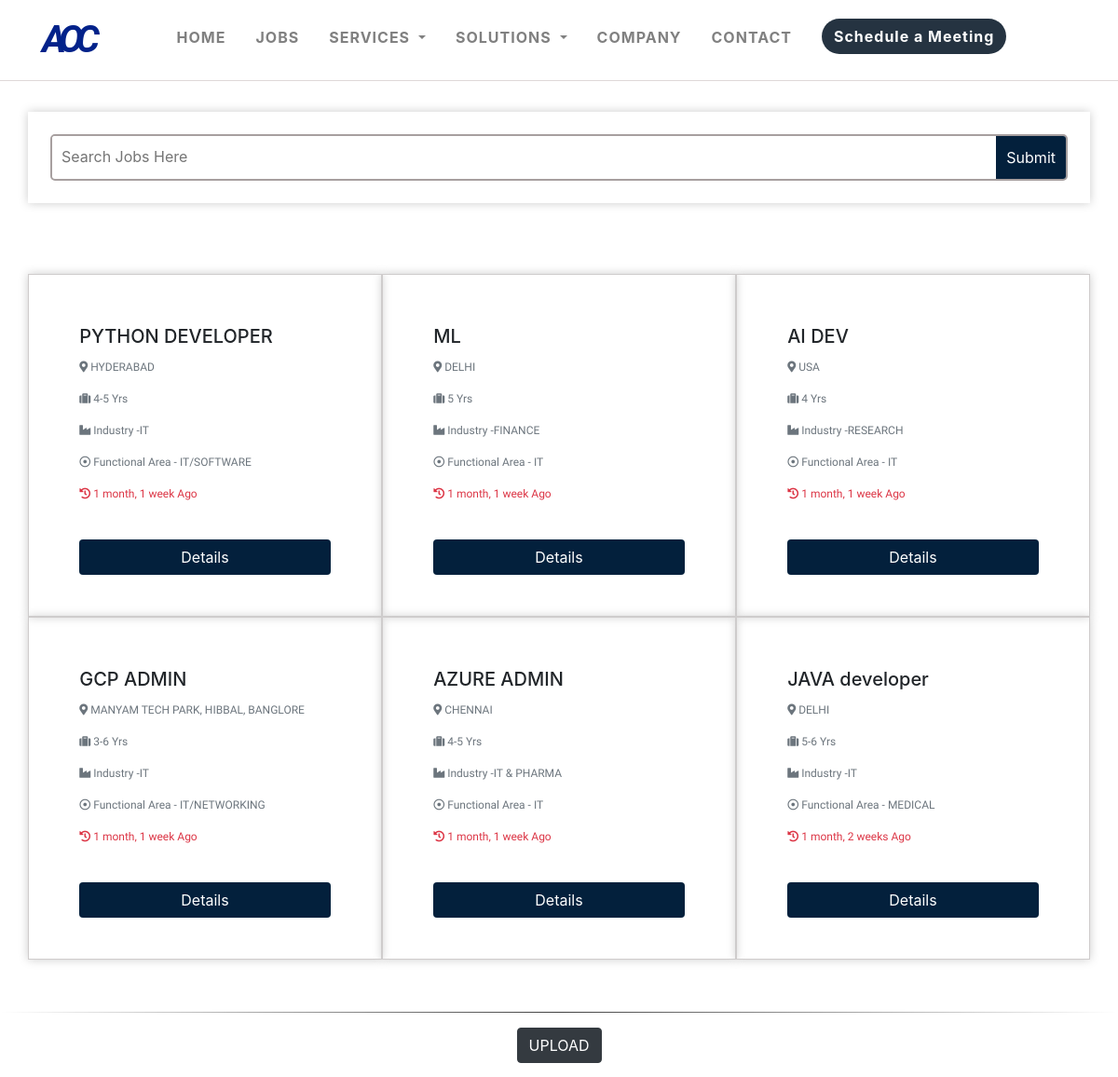
Before: /Jobs-List (upper part) with the older database file.
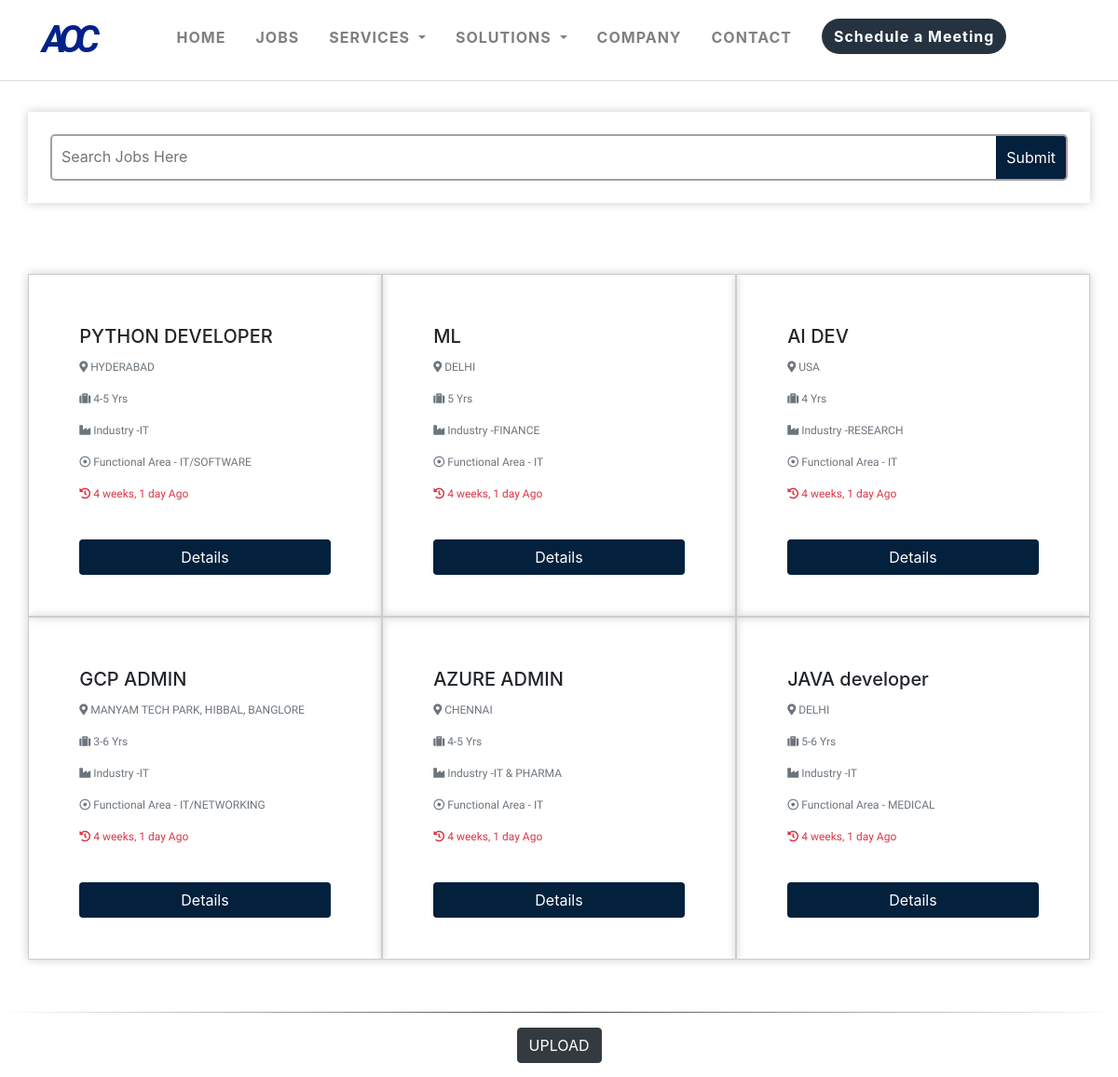
After: the same page with the newer database file.
### JobsApp/models.py (models this page shows)
class Job_Upload(models.Model):
    Designation = models.CharField(max_length = 250)
    Education   = models.CharField(max_length = 250,default = 'UG/PG')
    Location    = models.CharField(max_length = 250)
    Client_Name = models.CharField(max_length = 250)
    Functional_Area = models.CharField(max_length = 250)
    Industry    = models.CharField(max_length = 250)
    Experience  = models.CharField(max_length = 250)
    Job_Description = models.TextField()
    Job_Description1 = models.TextField(default='')
    Job_Description2 = models.TextField(default='')
    Job_Description3 = models.TextField(default='')
    Rate_Card   = models.CharField(max_length = 250)
    Salary_LPA  = models.CharField(max_length = 250)
    Notice_Period = models.CharField(max_length = 250)
    Openings    = models.CharField(max_length = 250,default=1)
    Role        = models.CharField(max_length = 250,default='')
    Freelancing = models.CharField(max_length = 250,default='No')
    Skill_Set       = models.CharField(max_length = 250,default=' ')
    Offer_Type        = models.CharField(max_length = 250,default=' ')
    Job_Skills_1    = models.TextField(default='')
    Job_Skills_2    = models.TextField(default='')
    Job_Skills_3    = models.TextField(default='')
    Job_Skills_4    = models.TextField(default='')
    About_Company_1 = models.TextField(default='')
    About_Company_2 = models.TextField(default='')
    About_Company_3 = models.TextField(default='')
    Required_Skills_1 = models.TextField(default='')
    Required_Skills_2 = models.TextField(default='')
    Required_Skills_3 = models.TextField(default='')
    Required_Skills_4 = models.TextField(default='')
    Posted_On    = models.DateTimeField(default=timezone.now)

### JobsApp/views.py (the view, shortened to what this page needs)
# urls.py: path('Jobs-List',views.JobsListView, name ='Jobs_List'),
def JobsListView(request):
    template = 'JobsApp/All_JobsList.html'
    JobList  = Job_Upload.objects.all().order_by('-id')
    query    = request.GET.get('q',default=' ') #added default for preventing the None Error when Joblisting PAGE TRIGGERED
    if query:
        JobList = Job_Upload.objects.filter(
            Q(Designation__icontains = query.strip())
        ).order_by('-id')
    if not Job_Upload.objects.filter(Designation__icontains = query).exists():
        messages.warning(request,'Your Searhed Result Not Found..')
    if query == '':
        messages.warning(request,'Please Enter Which Job You Are Searching For...')
    today = datetime.datetime.today()
    Aocinc_admin = 'admin4aocinc'
    Aocinc_passwd = 'jobs@aocinc'
    context  = {
        'JobList':JobList,
        'today':today,
    }
    return render(request, template, context)

### JobsApp/templates/JobsApp/All_JobsList.html (shortened to what this page needs)
{% extends 'Aoc_Business_LandingApp/base.html' %}
{% load static %}
{% load crispy_forms_tags %}
{% load CountDays %}
{% block content %}
<br><br><br><br><br>
<div class="container" id="course-container">
    <div class="course-search">
        <form class="search-form">
            <input type="text" placeholder="Search Jobs Here" name='q'>
            <input type="submit" value="Submit">
        </form>
    </div>
</div>
<div class="container py-3">
    <div class="row">
        {% for p in JobList %}
        <div class="col-sm-12 col-md-6 col-lg-4 pb-4" id="jobCard">
            <div class="card h-100" style="border:none">
                <div class="card-body">
                    <h5 class="card-title">{{ p.Designation }}</h5>
                    <p class="card-text text-muted" style="font-size:12px"> <i class="fas fa-map-marker-alt"></i> {{ p.Location }}</p>
                    <p class="card-text text-muted" style="font-size:12px"> <i class="fas fa-suitcase"></i> {{ p.Experience }} Yrs</p>
                    <p class="card-text text-muted" style="font-size:12px"> <i class="fas fa-industry"></i> Industry -{{ p.Industry}} </p>
                    <p class="card-text text-muted" style="font-size:12px"> <i class="far fa-dot-circle"></i> Functional Area - {{ p.Functional_Area}} </p>
                    <p class="card-text text-danger" style="font-size:12px;"> <i class="fas fa-history"></i> {{ p.Posted_On |timesince }} Ago  </p>
                    <br>
                    <div class="d-flex justify-content-center">
                        <a id="DetailBtn" href="JobDetial/{{ p.id }}" class="btn btn btn-block"> Details</a>
                    </div>
                </div>
            </div>
        </div>
        {% endfor %}
    </div>
</div>
<br>
<hr id="JobListAfter">
<div class="d-flex justify-content-center">
<button type="button" class="btn btn-dark" data-toggle="modal" data-target="#exampleModal">
    UPLOAD
  </button>
</div>
<br><br><br><br><br><br>
{% include 'Aoc_Business_LandingApp/footer.html' %}
{% endblock %}

Changed rows visible on the page:
changed Job_Upload "PYTHON DEVELOPER": Posted_On "1 month, 1 week" → "4 weeks, 1 day"
changed Job_Upload "ML": Posted_On "1 month, 1 week" → "4 weeks, 1 day"
changed Job_Upload "AI DEV": Posted_On "1 month, 1 week" → "4 weeks, 1 day"
changed Job_Upload "GCP ADMIN": Posted_On "1 month, 1 week" → "4 weeks, 1 day"
changed Job_Upload "AZURE ADMIN": Posted_On "1 month, 1 week" → "4 weeks, 1 day"
changed Job_Upload "JAVA developer": Posted_On "1 month, 2 weeks" → "4 weeks, 1 day"
